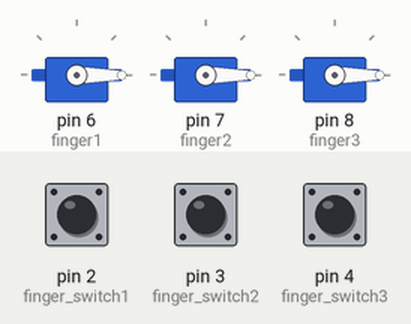
The sketch below on a simulated Arduino Uno, built with avr-gcc and run on an emulated ATmega328P. On the bench: 3 × servo. Inputs (shaded band) come from the test bench; at power-on: pin 2 (finger_switch1) LOW, pin 3 (finger_switch2) LOW, pin 4 (finger_switch3) LOW.

Above: at 1.2 s.
1.3 s: pin 2 (finger_switch1) pulled HIGH for 0.15 s
At 1.37 s:
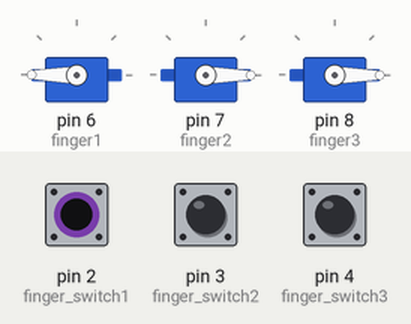
2.9 s: pin 3 (finger_switch2) pulled HIGH for 0.15 s
At 2.97 s:
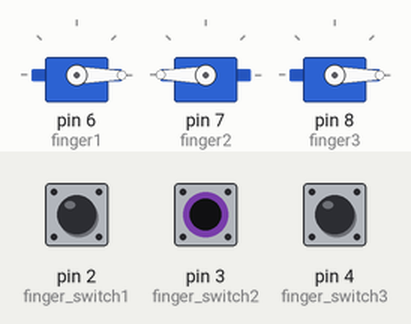
4.5 s: pin 4 (finger_switch3) pulled HIGH for 0.15 s
At 4.57 s:
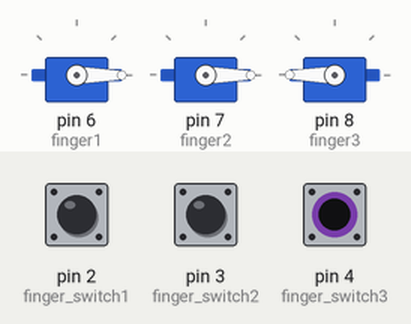
6.1 s: pin 4 (finger_switch3) pulled HIGH for 3.2 s
At 9.7 s:
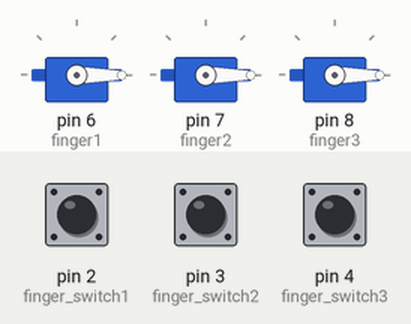
10.8 s: pin 2 (finger_switch1) pulled HIGH for 3.2 s
At 12.0 s:
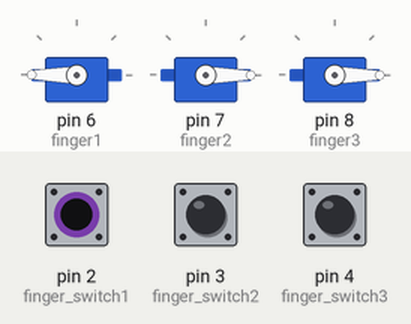
15.5 s: pin 2 (finger_switch1) driven HIGH and pin 3 (finger_switch2) driven HIGH
At 16.8 s:
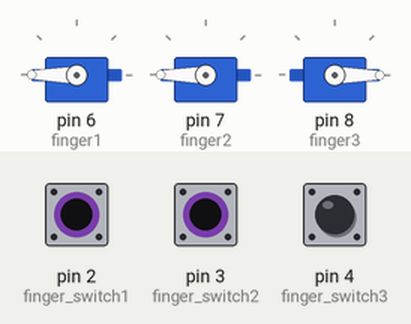
Timing chart, 0 to 18.0 s (numbered marks = the images above; inputs shaded):
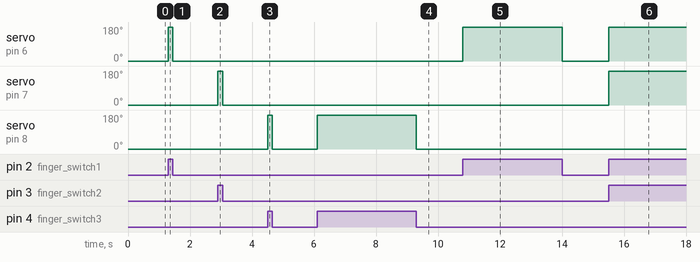

The sketch:

task4_team16.ino
```cpp
#include <Servo.h>

Servo finger1;
Servo finger2;
Servo finger3;

int pos1 = 0;
int pos2 = 0;
int pos3 = 0;

int finger_switch1=2 ;
int finger_switch2=3 ;
int finger_switch3=4 ;


void setup() {
  // put your setup code here, to run once:
finger1.attach(6);
finger2.attach(7);
finger3.attach(8);

pinMode(finger_switch1,INPUT);
pinMode(finger_switch2,INPUT);
pinMode(finger_switch3,INPUT);
}

void loop() {
  // put your main code here, to run repeatedly:

 finger1.write(pos1);
 finger2.write(pos2);
 finger3.write(pos3);

if(digitalRead(finger_switch1)==HIGH){

pos1=180;

finger1.write(pos1);
  }
else {
  pos1 = 0 ;
  finger1.write(pos1);

  }


if(digitalRead(finger_switch2)==HIGH){

pos2=180;

finger2.write(pos2);
  }
else {
  pos2 = 0 ;
  finger2.write(pos2);

  }


if(digitalRead(finger_switch3)==HIGH){

pos3=180;

finger3.write(pos3);
  }
else {
  pos3 = 0 ;
  finger3.write(pos3);

  }

}
```

Measured:
- after the input at 1.3 s, servo on pin 6 (finger1): 0° → 180° at once, → 0° 0.15 s later
- after the input at 2.9 s, servo on pin 7 (finger2): 0° → 180° at once, → 0° 0.15 s later
- after the input at 4.5 s, servo on pin 8 (finger3): 0° → 180° at once, → 0° 0.15 s later
- after the input at 6.1 s, servo on pin 8 (finger3): 0° → 180° at once, → 0° 3.2 s later
- after the input at 10.8 s, servo on pin 6 (finger1): 0° → 180° at once, → 0° 3.2 s later
- after the input at 15.5 s, servo on pin 6 (finger1), servo on pin 7 (finger2): 0° → 180° at once
